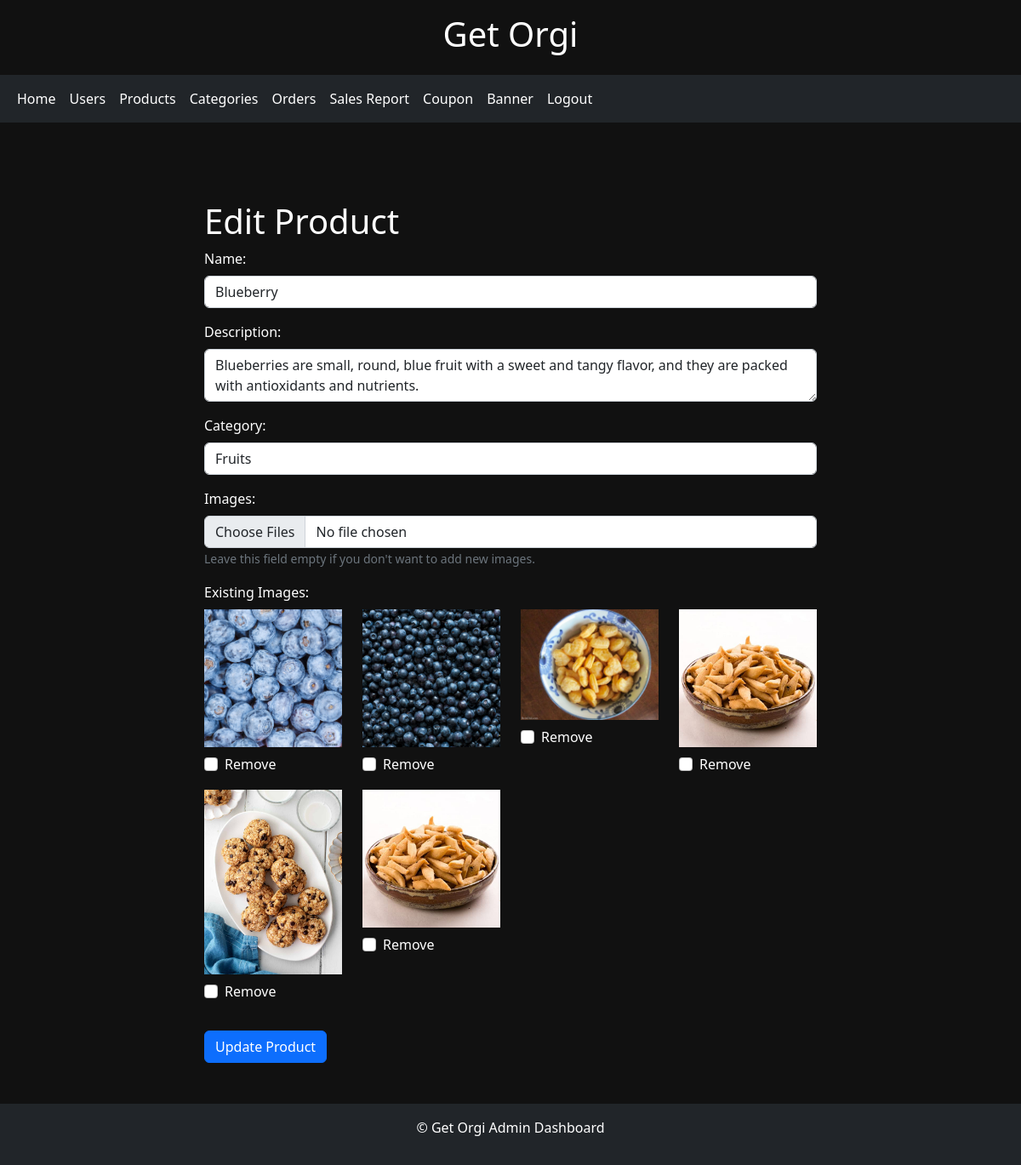
Screenshot of /update/1 with the database file from the repository.
### shopping/models.py (models this page shows, shortened)
class Product(models.Model):
    name = models.CharField(max_length=50)
    description = models.TextField(max_length=200, default='')
    stock = models.PositiveIntegerField(default=1)
    category = models.ForeignKey(Category, on_delete=models.CASCADE,  null=True)
    normalprice = models.IntegerField(default=0)
    listed = models.BooleanField(default=True)
    offer_percentage = models.IntegerField(default=0,null=True)

class Category(models.Model):
    name = models.CharField(max_length=50)
    offer_percentage = models.IntegerField(blank=True, null=True)

class Image(models.Model):
    image = models.ImageField(upload_to='products/')
    product = models.ForeignKey(Product, on_delete=models.CASCADE, null=True, blank=True, related_name='images', default=None)

### shopping/views.py (the view, shortened to what this page needs)
# urls.py: path('update/<str:id>',views.Update,name='update'),
@never_cache
def Update(request, id):
    orgi = get_object_or_404(Product, id=id)
    categories = Category.objects.all()
    existing_images = orgi.images.all()
    context = {
        'orgi': orgi,
        'existing_images': existing_images,
        'categories': categories,
    }
    return render(request, 'edit_product.html', context)

### templates/edit_product.html (shortened to what this page needs)
{% extends 'admin_dash.html'%}
{% block content %}
<link rel="stylesheet" href="https://cdn.jsdelivr.net/npm/bootstrap@5.2.3/dist/css/bootstrap.min.css">
<body style="background-color: #111; color: #fff;">
<div class="container mt-4" style="background-color: #111;">
  <div class="row justify-content-center">
      <div class="col-md-8">
          <h1 style="color: #fff;">Edit Product</h1>
          <form method="POST" enctype="multipart/form-data">
              <div class="form-group">
                  <label for="name" style="color: #fff;">Name:</label>
                  <input type="text" class="form-control" id="name" name="name" value="{{ orgi.name }}" required>
              </div>
              <div class="form-group">
                  <label for="description" style="color: #fff;">Description:</label>
                  <textarea class="form-control" id="description" name="description" required>{{ orgi.description }}</textarea>
              </div>
              <div class="form-group">
                  <label for="category" style="color: #fff;">Category:</label>
                  <select class="form-control" id="category" name="category" required>
                      {% for category in categories %}
                      <option value="{{ category.id }}" {% if category.id == orgi.category.id %} selected {% endif %}>{{ category.name }}</option>
                      {% endfor %}
                  </select>
              </div>
              <div class="form-group">
                  <label for="images" style="color: #fff;">Images:</label>
                  <input type="file" class="form-control" id="images" name="images" multiple>
                  <small class="text-muted">Leave this field empty if you don't want to add new images.</small>
              </div>
              {% if existing_images %}
              <div class="form-group">
                  <label style="color: #fff;">Existing Images:</label>
                  <div class="row">
                      {% for image in existing_images %}
                      <div class="col-md-3 mb-3">
                          <img src="{{ image.image.url }}" alt="Image" class="img-fluid">
                          <div class="form-check mt-2">
                              <input type="checkbox" class="form-check-input" id="remove_image_{{ image.id }}" name="remove_images" value="{{ image.id }}">
                              <label class="form-check-label" for="remove_image_{{ image.id }}">Remove</label>
                          </div>
                      </div>
                      {% endfor %}
                  </div>
              </div>
              {% endif %}
              <button type="submit" class="btn btn-primary">Update Product</button>
          </form>
      </div>
  </div>
</div>
</body>
{% endblock %}

### templates/admin_dash.html (style rules this page uses)
body { background-color: #f8f9fa; }

### rows the page displays
Product: name "Blueberry", description "Blueberries are small, round, blue fruit with a sweet and tangy flavor, and they are packed with antioxidants and nutrients.", category "Fruits"
Image: image (picture)
Image: image (picture)
Image: image (picture)
Image: image (picture)
Image: image (picture)
Image: image (picture)
